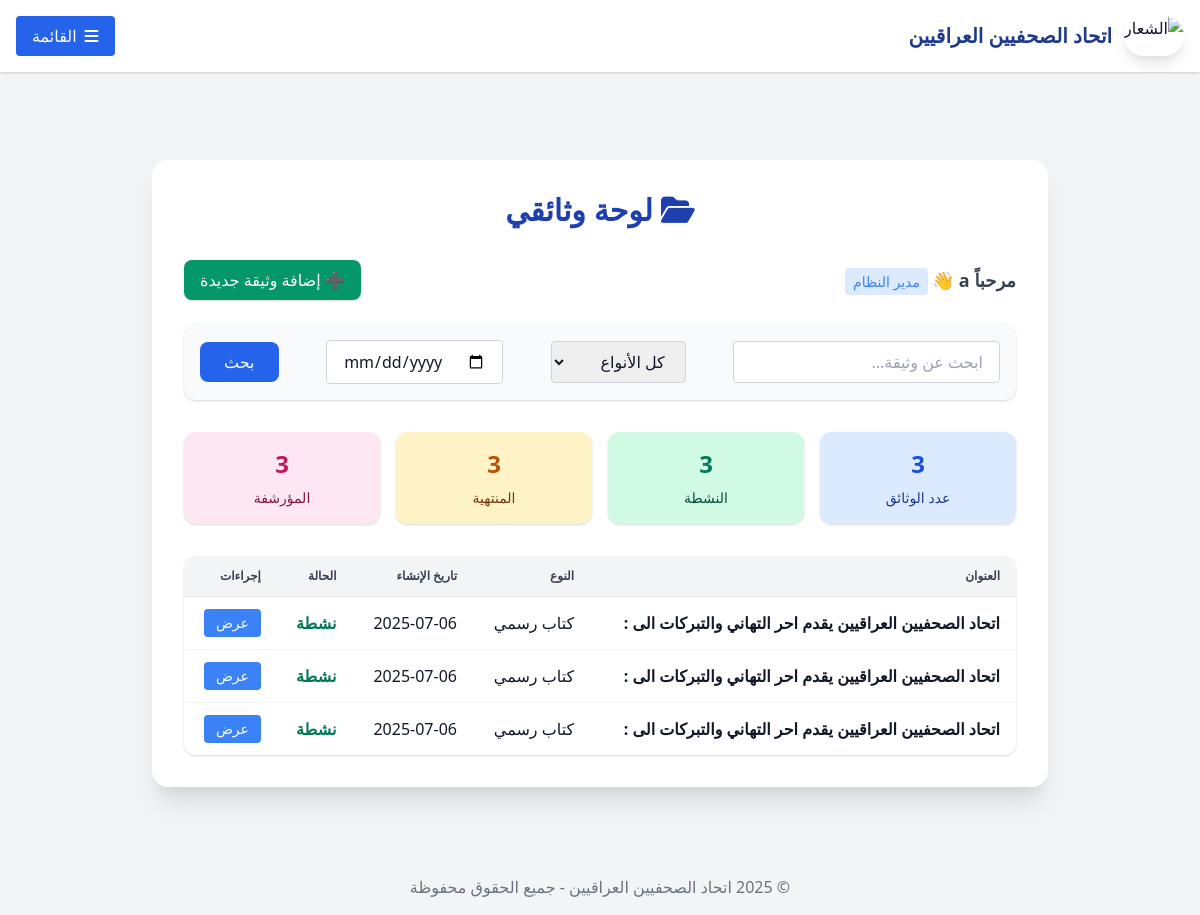
The app's page /my-notes/ (signed in), older data.
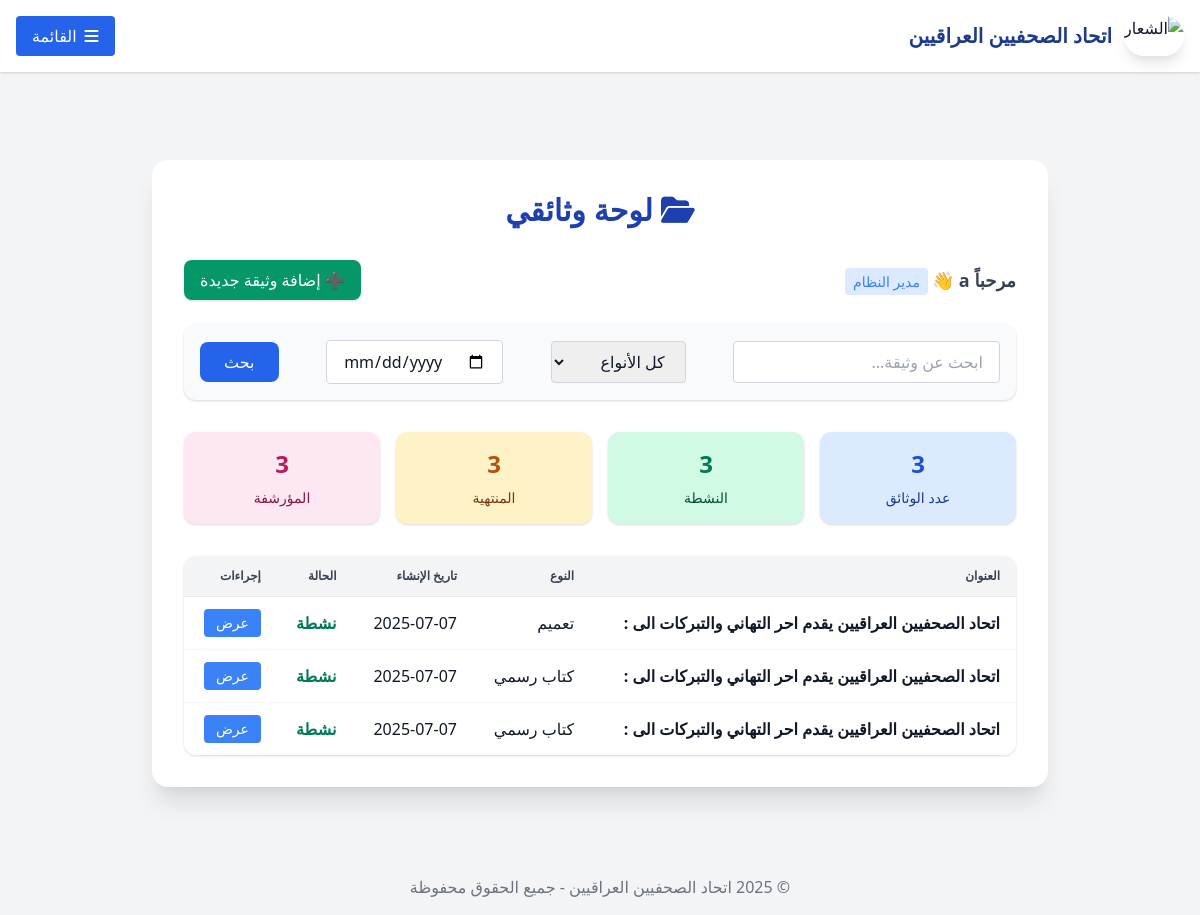
The same page, newer data.
### notes/models.py (models this page shows, shortened)
class Note(models.Model):
    TYPE_CHOICES = [
        ('administrative', 'أمر إداري'),
        ('official', 'كتاب رسمي'),
        ('circular', 'تعميم'),
    ]
    DIRECTION_CHOICES = [
        ('outgoing', 'صادرة'),
        ('incoming', 'واردة'),
    ]
    title = models.CharField("عنوان الوثيقة", max_length=255)
    content = models.TextField("محتوى الوثيقة", blank=True, null=True)
    doc_type = models.CharField("نوع الوثيقة", max_length=20, choices=TYPE_CHOICES, default='official')
    direction = models.CharField("جهة الوثيقة", max_length=10, choices=DIRECTION_CHOICES, default='outgoing')  # ✅ جديد
    file = models.FileField("ملف مرفق (PDF)", upload_to='documents/', blank=True, null=True)
    stamp = models.ImageField("الختم", upload_to='documents/', blank=True, null=True)
    signature = models.ImageField("التوقيع", upload_to='documents/', blank=True, null=True)
    issuer_name = models.CharField("اسم الجهة المصدرة", max_length=255, blank=True, null=True)
    recipient_name = models.CharField("اسم الجهة المستقبلة", max_length=255, blank=True, null=True)  # جديد
    created_by = models.ForeignKey(User, on_delete=models.CASCADE, related_name='notes')
    access_token = models.UUIDField(default=uuid.uuid4, unique=True, editable=False)
    created_at = models.DateTimeField("تاريخ الإضافة", auto_now_add=True)
    expiry_date = models.DateTimeField("تاريخ انتهاء الصلاحية", blank=True, null=True)
    is_archived = models.BooleanField("أرشفة", default=False)
    is_deleted = models.BooleanField("تم الحذف؟", default=False)
    tags = models.ManyToManyField(Tag, verbose_name="الوسوم", blank=True)

### notes/views.py (the view)
# urls.py: path('my-notes/', views.user_notes, name='user_notes'),
@login_required
def user_notes(request):
    return render(request, 'notes/user_notes.html', {
        'notes': Note.objects.filter(created_by=request.user, is_deleted=False).order_by('-created_at'),
        'user_profile': get_user_profile(request)
    })

### notes/views.py (called while the page is built)
def get_user_profile(request):
    try:
        return UserProfile.objects.get(user=request.user)
    except UserProfile.DoesNotExist:
        return UserProfile.objects.create(user=request.user, role='viewer')

### templates/notes/user_notes.html (shortened to what the changed rows need)
{% extends "base.html" %}
{% block content %}
<div class="bg-white rounded-2xl shadow-xl p-8 max-w-4xl mx-auto mt-8">
    <h2 class="text-3xl font-extrabold text-blue-800 mb-8 text-center drop-shadow-lg flex items-center justify-center gap-2">
        <i class="fas fa-folder-open"></i> لوحة وثائقي
    </h2>
    {% if notes %}
    <div class="overflow-x-auto rounded-xl shadow">
        <table class="min-w-full divide-y divide-gray-200">
            <thead class="bg-gray-100">
                <tr>
                    <th class="px-4 py-3 text-right text-xs font-bold text-gray-700">العنوان</th>
                    <th class="px-4 py-3 text-right text-xs font-bold text-gray-700">النوع</th>
                    <th class="px-4 py-3 text-right text-xs font-bold text-gray-700">تاريخ الإنشاء</th>
                    <th class="px-4 py-3 text-right text-xs font-bold text-gray-700">الحالة</th>
                    <th class="px-4 py-3 text-right text-xs font-bold text-gray-700">إجراءات</th>
                </tr>
            </thead>
            <tbody class="bg-white divide-y divide-gray-100">
                {% for note in notes %}
                <tr class="hover:bg-blue-50 transition">
                    <td class="px-4 py-3 font-semibold">{{ note.title }}</td>
                    <td class="px-4 py-3">{{ note.get_doc_type_display }}</td>
                    <td class="px-4 py-3">{{ note.created_at|date:"Y-m-d" }}</td>
                    <td class="px-4 py-3">
                        {% if note.is_archived %}<span class="text-pink-700 font-bold">مؤرشفة</span>{% elif note.expiry_date and note.expiry_date < now %}<span class="text-yellow-700 font-bold">منتهية</span>{% else %}<span class="text-green-700 font-bold">نشطة</span>{% endif %}
                    </td>
                    <td class="px-4 py-3 flex gap-2">
                        <a href="{% url 'note_detail' note.access_token %}" class="bg-blue-500 text-white px-3 py-1 rounded hover:bg-blue-700 transition text-sm">عرض</a>
                    </td>
                </tr>
                {% endfor %}
            </tbody>
        </table>
    </div>
    {% else %}
        <div class="text-center text-gray-500 py-12 text-lg">لا توجد وثائق متاحة.</div>
    {% endif %}
</div>
{% endblock %}

Row changes from the older to the newer data that the page shows:
no longer on this page (row edited): Note: title "اتحاد الصحفيين العراقيين يقدم احر التهاني والتبركات الى :", doc_type "كتاب رسمي", created_at "2025-07-06", is_archived "نشطة"
no longer on this page (row edited): Note: title "اتحاد الصحفيين العراقيين يقدم احر التهاني والتبركات الى :", doc_type "كتاب رسمي", created_at "2025-07-06", is_archived "نشطة"
no longer on this page (row edited): Note: title "اتحاد الصحفيين العراقيين يقدم احر التهاني والتبركات الى :", doc_type "كتاب رسمي", created_at "2025-07-06", is_archived "نشطة"
added Note: title "اتحاد الصحفيين العراقيين يقدم احر التهاني والتبركات الى :", doc_type "تعميم", created_at "2025-07-07", is_archived "نشطة"
added Note: title "اتحاد الصحفيين العراقيين يقدم احر التهاني والتبركات الى :", doc_type "كتاب رسمي", created_at "2025-07-07", is_archived "نشطة"
added Note: title "اتحاد الصحفيين العراقيين يقدم احر التهاني والتبركات الى :", doc_type "كتاب رسمي", created_at "2025-07-07", is_archived "نشطة"
